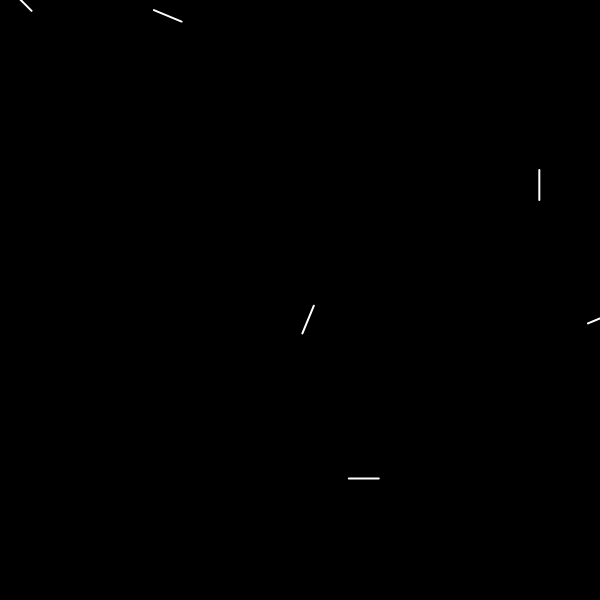
Frame 1 (no input)
Frame 2 (the mouse pressed at the canvas centre, redrawn once): identical to frame 1, image omitted

The p5.js sketch that drew this single still picture (run headless with seeded random() and noise() and a simulated clock; the mouse was pressed at the canvas centre and the sketch redrawn once):

// p5.js sketch
// ── sketch.js
let Xlocation = 0;
let Ylocation = 0;

const sizeOfSquare = 30;

function setup() {
  var cnv = createCanvas(600, 600);
  cnv.style("display", "block");
  background(0);
}

function draw() {
  stroke(255);
  strokeWeight(2);
  for (let i = 0; i < 100; i++) {
    const randomNumber = Math.round(Math.random() * 1);
    console.log(i);
    if (randomNumber === 0) {
      translate(width / 2, height / 2);
      rotate(PI / 4);
    } else if (randomNumber === 1) {
      translate(width / 2, height / 2);
      rotate(PI / 8);
    }
    line(
      Xlocation + sizeOfSquare / 2,
      Ylocation,
      Xlocation + sizeOfSquare / 2,
      Ylocation + sizeOfSquare,
    );

    Xlocation += sizeOfSquare;
    if (Xlocation > canvas.width) {
      Xlocation = 0;
      Ylocation += sizeOfSquare;
    }
  }
  noLoop();
}
